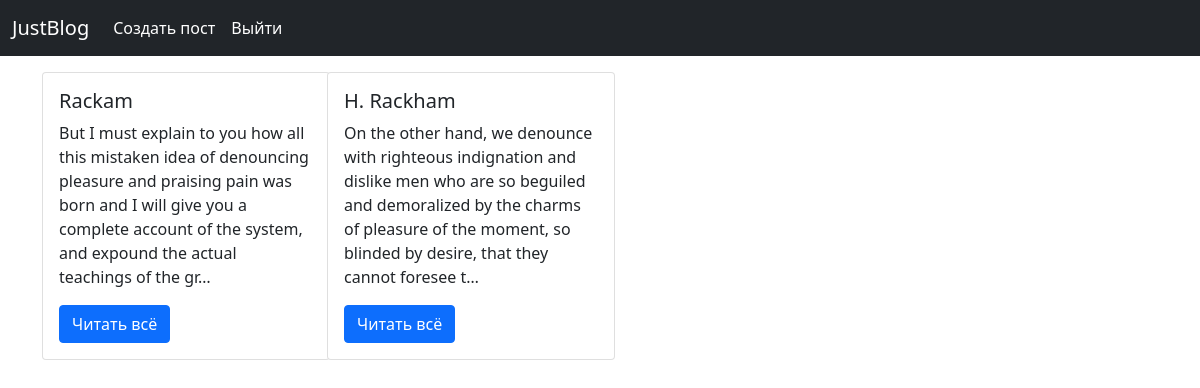
Before: / (signed in) with the older database file.
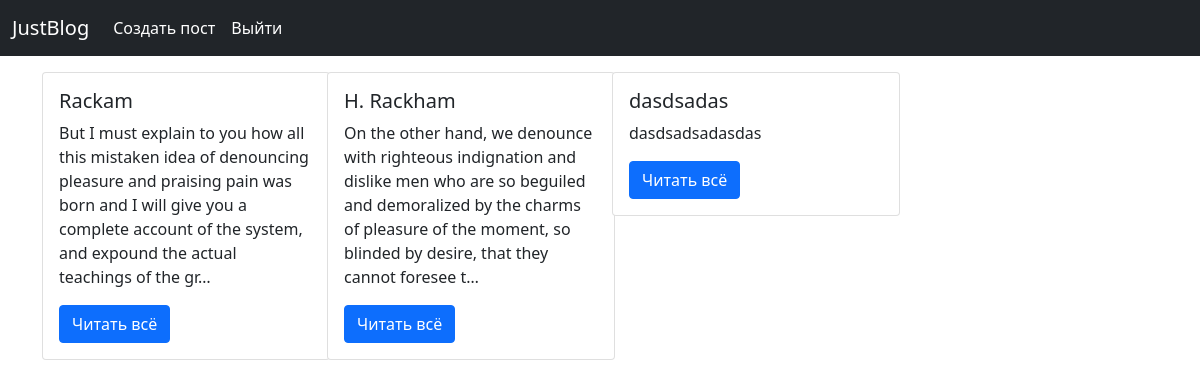
After: the same page with the newer database file.
### blog/models.py (models this page shows, shortened)
class Post(models.Model):
    title = models.CharField(max_length=255)
    post_text = models.TextField()
    created = models.DateTimeField(auto_now_add=True)
    author = models.ForeignKey(User, on_delete=models.CASCADE)
    tags = models.ManyToManyField('blog.Tag')

### blog/views.py (the view)
# urls.py: 2. Add a URL to urlpatterns:  path('', Home.as_view(), name='home')
class Home(TemplateView):
    template_name = 'index.html'
    def get_context_data(self):
        posts = Post.objects.all().order_by('created')
        return {
            'posts': posts
        }

### templates/index.html (shortened to what this page needs)
<html>
<head>
    <link href="https://cdn.jsdelivr.net/npm/bootstrap@5.0.2/dist/css/bootstrap.min.css" rel="stylesheet">
</head>
    <body>
        <nav class="navbar navbar-expand-lg navbar-dark bg-dark">
          <div class="container-fluid">
            <a class="navbar-brand" href="/">JustBlog</a>
            <div class="collapse navbar-collapse" id="navbarSupportedContent">
              <ul class="navbar-nav me-auto mb-2 mb-lg-0">
                <li class="nav-item">
                  <a class="nav-link active" aria-current="page" href="/create_post/">Создать пост</a>
                </li>
                  {% if user.is_authenticated %}
                  <li class="nav-item">
                  <a class="nav-link active" aria-current="page" href="/accounts/logout">Выйти</a>
                  {% endif %}
              </ul>
            </div>
          </div>
        </nav>
        <div class="container">
            <div class="row">
            {% if user.is_authenticated %}
                {% for post in posts %}
                <div class="col-md-3" style="padding-top:1rem;">
                    <div class="card" style="width: 18rem;">
                      <div class="card-body">
                        <h5 class="card-title">{{ post.title }}</h5>
                        <p class="card-text">{{ post.post_text|truncatechars:200 }}</p>
                        <a href="post/{{ post.id }}" class="btn btn-primary">Читать всё</a>
                      </div>
                    </div>
                </div>
                {% endfor %}
            </div>
                {% else %}
                <h1>Войдите или зарегистрируйтесь, чтобы просматривать посты.</h1>
                {% endif %}
        </div>
    </body>
</html>

Changed rows visible on the page:
added Post: title "dasdsadas", post_text "dasdsadsadasdas"
